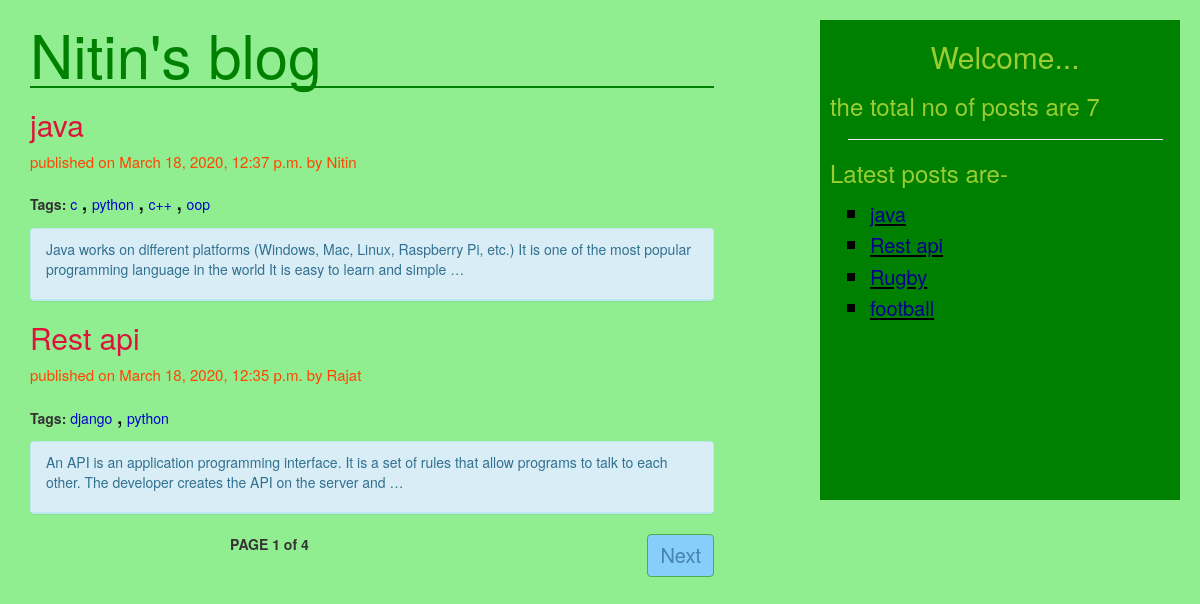
The page / on the database its author committed.
### blogApp/models.py (models this page shows, shortened)
class Post(models.Model):
    STATUS_CHOICES=(('draft','DRAFT'),('published','PUBLISHED'))
    title=models.CharField(max_length=200)
    slug=models.SlugField(unique_for_date='publish',max_length=250)
    author=models.ForeignKey(User,related_name='blog_posts',on_delete=models.CASCADE)
    body=models.TextField()
    publish=models.DateTimeField(default=timezone.now)
    created=models.DateTimeField(auto_now_add=True)
    updated=models.DateTimeField(auto_now=True)
    status=models.CharField(max_length=10,choices=STATUS_CHOICES,default='draft')
    objects=Manager()
    tags=TaggableManager()
    class Meta:
        ordering=('-publish',)
    def get_absolute_url(self):
        return reverse('detail',args=[self.publish.year,self.publish.strftime('%m'),
                                      self.publish.strftime('%d'),self.slug])

### blogApp/views.py (the view)
# urls.py: path('', views.post_list_view),
def post_list_view(request,tag_slug=None):
    post_list=Post.objects.all()
    tag = None
    if tag_slug:
        tag = Tag.objects.get(slug=tag_slug)
        post_list = post_list.filter(tags__in=[tag])
    pgntr_obj=Paginator(post_list,2)
    page_num=request.GET.get('page')
    try:
        post_list=pgntr_obj.page(page_num)
    except PageNotAnInteger:
        post_list=pgntr_obj.page('1')
    except EmptyPage:
        post_list=pgntr_obj.page(pgntr_obj.num_pages)
    return render(request, 'post_list.html',{'post_list':post_list,'tag':tag})

### blogApp/models.py (called while the page is built)
    def get_queryset(self):
        return super().get_queryset().filter(status='published')

### blogApp/templatetags/blog_tag.py (called while the page is built)
@register.simple_tag(name='mytag')
def total_posts():
    post=Post.objects.count()
    return post

@register.inclusion_tag('latestpost.html',name='mytag2')
def show_latest_posts(count=2):
    latest_posts=Post.objects.order_by('-publish')[:count]
    return {'latest_posts':latest_posts}

### templates/post_list.html (shortened to what this page needs)
{% extends 'base.html'%}
{% load static %}
{% block bodycontent %}
<html xmlns="http://www.w3.org/1999/html">
    <head>
    <link rel="stylesheet" href="{% static 'blog.css' %}">
    </head>
    <body>
    <div class="container">
        <div class="content">
            <h1>Nitin's blog</h1>
            {% for post in post_list %}
                <a href="{{ post.get_absolute_url }}"><h2>{{ post.title }}</h2></a>
                <p class="date">published on {{ post.publish }} by {{ post.author|title }}</p>
                <p><b>Tags:</b>
                    {% for tag in post.tags.all %}
                        <a style="color: mediumblue" href="{% url 'post_list_by_tag_name' tag.slug %}">{{ tag.name }}</a>
                        {% if not forloop.last %}<h7 style="color: black;font-size: 25px">,</h7>{% endif %}
                    {% endfor %}
                </p>
                <p class="date">
                    <div class="panel panel-info">
                    <div class="panel-heading">{{ post.body|truncatewords:30|linebreaks}}
                    </div>
                    </div>
                </p>
            {% endfor %}
        {% include 'paginator.html' with page=post_list %}
        </div>
    </div>
    </body>
</html>
{% endblock %}

### templates/base.html (shortened to what this page needs)
{% load static %}
{% load blog_tag %}
<html>
<head>
    <link rel="stylesheet" href="https://maxcdn.bootstrapcdn.com/bootstrap/3.4.1/css/bootstrap.min.css">
    <link rel="stylesheet" href="{% static 'blog.css' %}">
</head>
<body>
    <div class="sidebar">
        <h2 style="color:yellowgreen;text-align: center">Welcome...</h2>
        <h3 style="color: yellowgreen;">the total no of posts are {% mytag %}</h3>
        <hr width="90%"><h3 style="color: yellowgreen">Latest posts are-</h3>
        <p style="color: gray">{% mytag2 4 %}</p>
    </div>
    {% block bodycontent %}
    {% endblock %}
</body>
</html>

### templates/latestpost.html
<html>
<head>
</head>
<body>
<ul style="list-style: square;font-size: 22px;color: black">
    {% for post in latest_posts %}
        <li><u><a style="color: darkblue;font-size:20px" href="{{ post.get_absolute_url }}">{{ post.title }}</a></u></li>
    {% endfor %}
</ul>
</body>
</html>

### templates/paginator.html (shortened to what this page needs)
<div class="paginator">
    <span style="margin-left: 200px;font-weight: bold;"> PAGE {{ page.number }} of {{ page.paginator.num_pages }}</span>
    {% if page.has_next %}
        <span style="float: right"> <a class="btn btn-success" style="color: steelblue;background: lightskyblue;font-size: 20px" href="?page={{ page.next_page_number}}">Next</a></span>
    {% endif %}
</div>

### blogApp/static/blog.css (style rules this page uses)
.content { float: left; width: 60%; }
.sidebar { float: right; width:30%; margin-right: 20px; margin-top: 20px; padding-left: 10px; height: 60%; background: green; }
.date { font-size: 15px; color:orangered; }
h2 { color:crimson; }
h1 { font-size: 60px; color:green; border-bottom:2px solid green; }
body { background-color: lightgreen; }

### rows shown on the page
Post: title "java", publish "March 18, 2020, 12:37 p.m.", author "Nitin", body "Java works on different platforms (Windows, Mac, Linux, Raspberry Pi, etc.) It is one of the most popular programming language in the world It is easy to learn and simple …"
Post: title "Rest api", publish "March 18, 2020, 12:35 p.m.", author "Rajat", body "An API is an application programming interface. It is a set of rules that allow programs to talk to each other. The developer creates the API on the server and …"
Post: title "Rugby"
Post: title "football"
Tag: name "c"
Tag: name "python"
Tag: name "c++"
Tag: name "oop"
Tag: name "django"

### other values the page prints
{{ page.number }} "1"
{{ page.paginator.num_pages }} "4"
